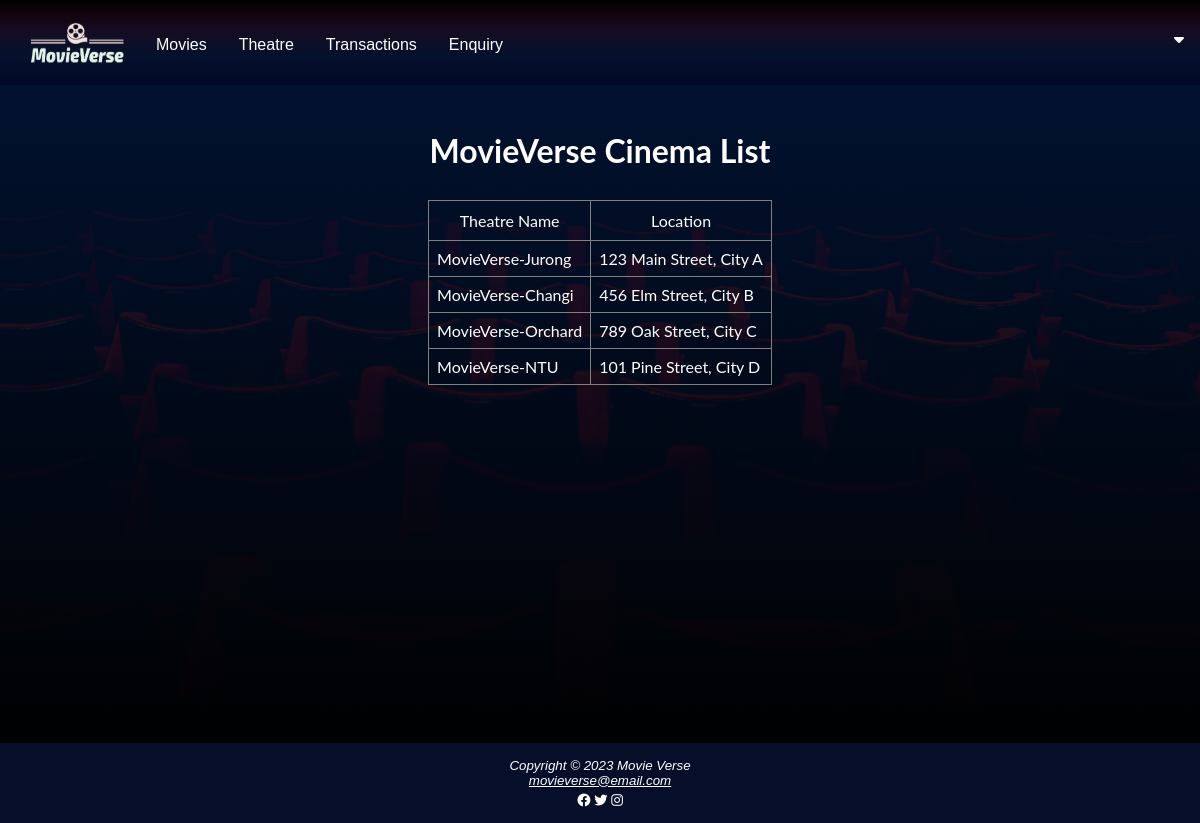
Screenshot of /php/theatre.php with the database file from the repository.
### tables this page shows
CREATE TABLE theatre (
    id INT UNSIGNED NOT NULL AUTO_INCREMENT PRIMARY KEY,
    name VARCHAR(50),
    capacity INT,
    location VARCHAR(200)
);

### php/theatre.php (the view, shortened to what this page needs)
<!DOCTYPE html>
<html>
<head>
    <link href="../css/theatre.css" rel="stylesheet" type="text/css" media="all">
    <link href="../css/global.css" rel="stylesheet" type="text/css" media="all">
</head>
<body>
    <?php
    @ $db = new mysqli('localhost', 'root', '', 'movieverse_db');
    $theatre_list_query = "SELECT * FROM theatre";
    $theatre_list_result = $db->query($theatre_list_query);
    $theatre_dict = array();
    if ($theatre_list_result){
        while ($row = $theatre_list_result->fetch_assoc()){
            $theatre_dict[$row['name']] = $row;
        }
    }
    ?>
    <custom-navbar type='child'></custom-navbar>
    <div class='wrapper'>
    <h1>MovieVerse Cinema List</h1>
    <table class='theatre-table' border="1">
    <form id="theatre-form" method="POST" action="../index.php">
        <tr class='centered-text'>
            <td>Theatre Name</td>
            <td>Location</td>
        </tr>
        <?php
        foreach ($theatre_dict as $theatre) {
            echo '<tr class="theatre-row">';
            echo '<td onclick=submitForm(' . $theatre['id'] . ')>' . $theatre['name'] . '</td>';
            echo '<td onclick=submitForm(' . $theatre['id'] . ')>' . $theatre['location'] . '</td>';
            echo '</tr>';
    }
        ?>
    </form>
    </table>
    </div>
    <custom-footer></custom-footer>
</body>
</html>

### css/theatre.css (style rules this page uses)
.theatre-table { margin: auto; margin-top: 30px; border-collapse: collapse; }
td { padding: 10px; }
.centered-text { text-align: center; }
.wrapper { font-family: 'Lato', sans-serif; background: linear-gradient(rgba(0, 18, 50, 0.84), rgba(0, 0, 0, 0.95)), url("../public/background.jpg") bottom; background-size: cover; color: #fff; display: flex; flex-direction: column; justify-content: center; align-items: center; background-color: rgb(0, 18, 50); padding-top: 25px; min-height: 79.1vh; }
.theatre-row { cursor: pointer; transition: background-color 0.3s; }
.theatre-row td { padding: 8px; text-align: left; }
h1 { margin-bottom: 0px; }

### css/global.css (style rules this page uses)
body { min-height: 100vh; display: flex; flex-direction: column; margin: 0; }
custom-footer { color: white; margin-top: auto; }

### rows the page displays
theatre: name "MovieVerse-Jurong", location "123 Main Street, City A"
theatre: name "MovieVerse-Changi", location "456 Elm Street, City B"
theatre: name "MovieVerse-Orchard", location "789 Oak Street, City C"
theatre: name "MovieVerse-NTU", location "101 Pine Street, City D"
